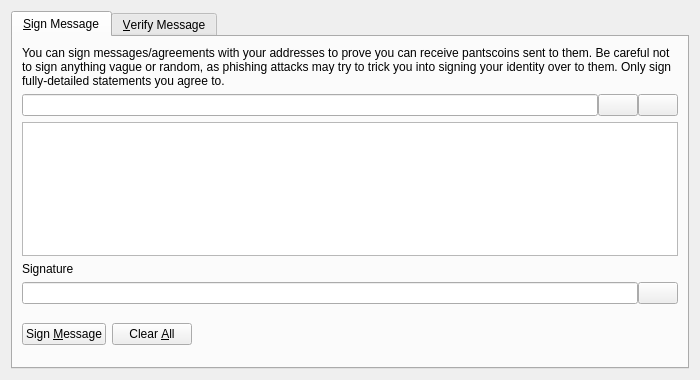
<?xml version="1.0" encoding="UTF-8"?>
<ui version="4.0">
 <class>SignVerifyMessageDialog</class>
 <widget class="QDialog" name="SignVerifyMessageDialog">
  <property name="geometry">
   <rect>
    <x>0</x>
    <y>0</y>
    <width>700</width>
    <height>380</height>
   </rect>
  </property>
  <property name="windowTitle">
   <string>Signatures - Sign / Verify a Message</string>
  </property>
  <property name="modal">
   <bool>true</bool>
  </property>
  <layout class="QVBoxLayout" name="verticalLayout">
   <item>
    <widget class="QTabWidget" name="tabWidget">
     <property name="currentIndex">
      <number>0</number>
     </property>
     <widget class="QWidget" name="tabSignMessage">
      <attribute name="title">
       <string>&amp;Sign Message</string>
      </attribute>
      <layout class="QVBoxLayout" name="verticalLayout_SM">
       <item>
        <widget class="QLabel" name="infoLabel_SM">
         <property name="text">
          <string>You can sign messages/agreements with your addresses to prove you can receive pantscoins sent to them. Be careful not to sign anything vague or random, as phishing attacks may try to trick you into signing your identity over to them. Only sign fully-detailed statements you agree to.</string>
         </property>
         <property name="textFormat">
          <enum>Qt::PlainText</enum>
         </property>
         <property name="wordWrap">
          <bool>true</bool>
         </property>
        </widget>
       </item>
       <item>
        <layout class="QHBoxLayout" name="horizontalLayout_1_SM">
         <property name="spacing">
          <number>0</number>
         </property>
         <item>
          <widget class="QValidatedLineEdit" name="addressIn_SM">
           <property name="toolTip">
            <string>The Pantscoin address to sign the message with</string>
           </property>
          </widget>
         </item>
         <item>
          <widget class="QPushButton" name="addressBookButton_SM">
           <property name="toolTip">
            <string>Choose previously used address</string>
           </property>
           <property name="text">
            <string/>
           </property>
           <property name="icon">
            <iconset resource="../bitcoin.qrc">
             <normaloff>:/icons/address-book</normaloff>:/icons/address-book</iconset>
           </property>
           <property name="shortcut">
            <string>Alt+A</string>
           </property>
           <property name="autoDefault">
            <bool>false</bool>
           </property>
          </widget>
         </item>
         <item>
          <widget class="QPushButton" name="pasteButton_SM">
           <property name="toolTip">
            <string>Paste address from clipboard</string>
           </property>
           <property name="text">
            <string/>
           </property>
           <property name="icon">
            <iconset resource="../bitcoin.qrc">
             <normaloff>:/icons/editpaste</normaloff>:/icons/editpaste</iconset>
           </property>
           <property name="shortcut">
            <string>Alt+P</string>
           </property>
           <property name="autoDefault">
            <bool>false</bool>
           </property>
          </widget>
         </item>
        </layout>
       </item>
       <item>
        <widget class="QPlainTextEdit" name="messageIn_SM">
         <property name="toolTip">
          <string>Enter the message you want to sign here</string>
         </property>
        </widget>
       </item>
       <item>
        <widget class="QLabel" name="signatureLabel_SM">
         <property name="text">
          <string>Signature</string>
         </property>
         <property name="textFormat">
          <enum>Qt::PlainText</enum>
         </property>
        </widget>
       </item>
       <item>
        <layout class="QHBoxLayout" name="horizontalLayout_2_SM">
         <property name="spacing">
          <number>0</number>
         </property>
         <item>
          <widget class="QLineEdit" name="signatureOut_SM">
           <property name="font">
            <font>
             <italic>true</italic>
            </font>
           </property>
           <property name="readOnly">
            <bool>true</bool>
           </property>
          </widget>
         </item>
         <item>
          <widget class="QPushButton" name="copySignatureButton_SM">
           <property name="toolTip">
            <string>Copy the current signature to the system clipboard</string>
           </property>
           <property name="text">
            <string/>
           </property>
           <property name="icon">
            <iconset resource="../bitcoin.qrc">
             <normaloff>:/icons/editcopy</normaloff>:/icons/editcopy</iconset>
           </property>
           <property name="autoDefault">
            <bool>false</bool>
           </property>
          </widget>
         </item>
        </layout>
       </item>
       <item>
        <layout class="QHBoxLayout" name="horizontalLayout_3_SM">
         <item>
          <widget class="QPushButton" name="signMessageButton_SM">
           <property name="toolTip">
            <string>Sign the message to prove you own this Pantscoin address</string>
           </property>
           <property name="text">
            <string>Sign &amp;Message</string>
           </property>
           <property name="icon">
            <iconset resource="../bitcoin.qrc">
             <normaloff>:/icons/edit</normaloff>:/icons/edit</iconset>
           </property>
           <property name="autoDefault">
            <bool>false</bool>
           </property>
          </widget>
         </item>
         <item>
          <widget class="QPushButton" name="clearButton_SM">
           <property name="toolTip">
            <string>Reset all sign message fields</string>
           </property>
           <property name="text">
            <string>Clear &amp;All</string>
           </property>
           <property name="icon">
            <iconset resource="../bitcoin.qrc">
             <normaloff>:/icons/remove</normaloff>:/icons/remove</iconset>
           </property>
           <property name="autoDefault">
            <bool>false</bool>
           </property>
          </widget>
         </item>
         <item>
          <spacer name="horizontalSpacer_1_SM">
           <property name="orientation">
            <enum>Qt::Horizontal</enum>
           </property>
           <property name="sizeHint" stdset="0">
            <size>
             <width>40</width>
             <height>48</height>
            </size>
           </property>
          </spacer>
         </item>
         <item>
          <widget class="QLabel" name="statusLabel_SM">
           <property name="font">
            <font>
             <weight>75</weight>
             <bold>true</bold>
            </font>
           </property>
           <property name="text">
            <string/>
           </property>
           <property name="wordWrap">
            <bool>true</bool>
           </property>
          </widget>
         </item>
         <item>
          <spacer name="horizontalSpacer_2_SM">
           <property name="orientation">
            <enum>Qt::Horizontal</enum>
           </property>
           <property name="sizeHint" stdset="0">
            <size>
             <width>40</width>
             <height>48</height>
            </size>
           </property>
          </spacer>
         </item>
        </layout>
       </item>
      </layout>
     </widget>
     <widget class="QWidget" name="tabVerifyMessage">
      <attribute name="title">
       <string>&amp;Verify Message</string>
      </attribute>
      <layout class="QVBoxLayout" name="verticalLayout_VM">
       <item>
        <widget class="QLabel" name="infoLabel_VM">
         <property name="text">
          <string>Enter the receiver's address, message (ensure you copy line breaks, spaces, tabs, etc. exactly) and signature below to verify the message. Be careful not to read more into the signature than what is in the signed message itself, to avoid being tricked by a man-in-the-middle attack. Note that this only proves the signing party receives with the address, it cannot prove sendership of any transaction!</string>
         </property>
         <property name="textFormat">
          <enum>Qt::PlainText</enum>
         </property>
         <property name="alignment">
          <set>Qt::AlignLeading|Qt::AlignLeft|Qt::AlignTop</set>
         </property>
         <property name="wordWrap">
          <bool>true</bool>
         </property>
        </widget>
       </item>
       <item>
        <layout class="QHBoxLayout" name="horizontalLayout_1_VM">
         <property name="spacing">
          <number>0</number>
         </property>
         <item>
          <widget class="QValidatedLineEdit" name="addressIn_VM">
           <property name="toolTip">
            <string>The Pantscoin address the message was signed with</string>
           </property>
          </widget>
         </item>
         <item>
          <widget class="QPushButton" name="addressBookButton_VM">
           <property name="toolTip">
            <string>Choose previously used address</string>
           </property>
           <property name="text">
            <string/>
           </property>
           <property name="icon">
            <iconset resource="../bitcoin.qrc">
             <normaloff>:/icons/address-book</normaloff>:/icons/address-book</iconset>
           </property>
           <property name="shortcut">
            <string>Alt+A</string>
           </property>
           <property name="autoDefault">
            <bool>false</bool>
           </property>
          </widget>
         </item>
        </layout>
       </item>
       <item>
        <widget class="QPlainTextEdit" name="messageIn_VM"/>
       </item>
       <item>
        <widget class="QValidatedLineEdit" name="signatureIn_VM"/>
       </item>
       <item>
        <layout class="QHBoxLayout" name="horizontalLayout_2_VM">
         <item>
          <widget class="QPushButton" name="verifyMessageButton_VM">
           <property name="toolTip">
            <string>Verify the message to ensure it was signed with the specified Pantscoin address</string>
           </property>
           <property name="text">
            <string>Verify &amp;Message</string>
           </property>
           <property name="icon">
            <iconset resource="../bitcoin.qrc">
             <normaloff>:/icons/transaction_0</normaloff>:/icons/transaction_0</iconset>
           </property>
           <property name="autoDefault">
            <bool>false</bool>
           </property>
          </widget>
         </item>
         <item>
          <widget class="QPushButton" name="clearButton_VM">
           <property name="toolTip">
            <string>Reset all verify message fields</string>
           </property>
           <property name="text">
            <string>Clear &amp;All</string>
           </property>
           <property name="icon">
            <iconset resource="../bitcoin.qrc">
             <normaloff>:/icons/remove</normaloff>:/icons/remove</iconset>
           </property>
           <property name="autoDefault">
            <bool>false</bool>
           </property>
          </widget>
         </item>
         <item>
          <spacer name="horizontalSpacer_1_VM">
           <property name="orientation">
            <enum>Qt::Horizontal</enum>
           </property>
           <property name="sizeHint" stdset="0">
            <size>
             <width>40</width>
             <height>48</height>
            </size>
           </property>
          </spacer>
         </item>
         <item>
          <widget class="QLabel" name="statusLabel_VM">
           <property name="font">
            <font>
             <weight>75</weight>
             <bold>true</bold>
            </font>
           </property>
           <property name="text">
            <string/>
           </property>
           <property name="wordWrap">
            <bool>true</bool>
           </property>
          </widget>
         </item>
         <item>
          <spacer name="horizontalSpacer_2_VM">
           <property name="orientation">
            <enum>Qt::Horizontal</enum>
           </property>
           <property name="sizeHint" stdset="0">
            <size>
             <width>40</width>
             <height>48</height>
            </size>
           </property>
          </spacer>
         </item>
        </layout>
       </item>
      </layout>
     </widget>
    </widget>
   </item>
  </layout>
 </widget>
 <customwidgets>
  <customwidget>
   <class>QValidatedLineEdit</class>
   <extends>QLineEdit</extends>
   <header>qvalidatedlineedit.h</header>
  </customwidget>
 </customwidgets>
 <resources>
  <include location="../bitcoin.qrc"/>
 </resources>
 <connections/>
</ui>
